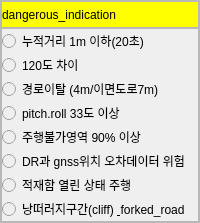
            <widget class="QFrame" name="dangerous">
             <property name="maximumSize">
              <size>
               <width>500</width>
               <height>16777215</height>
              </size>
             </property>
             <property name="frameShape">
              <enum>QFrame::StyledPanel</enum>
             </property>
             <property name="frameShadow">
              <enum>QFrame::Raised</enum>
             </property>
             <layout class="QVBoxLayout" name="verticalLayout_6">
              <property name="spacing">
               <number>0</number>
              </property>
              <property name="leftMargin">
               <number>0</number>
              </property>
              <property name="topMargin">
               <number>0</number>
              </property>
              <property name="rightMargin">
               <number>0</number>
              </property>
              <property name="bottomMargin">
               <number>0</number>
              </property>
              <item>
               <widget class="QFrame" name="frame_6">
                <property name="maximumSize">
                 <size>
                  <width>400</width>
                  <height>30</height>
                 </size>
                </property>
                <property name="frameShape">
                 <enum>QFrame::StyledPanel</enum>
                </property>
                <property name="frameShadow">
                 <enum>QFrame::Raised</enum>
                </property>
                <layout class="QHBoxLayout" name="horizontalLayout_3">
                 <property name="spacing">
                  <number>0</number>
                 </property>
                 <property name="leftMargin">
                  <number>0</number>
                 </property>
                 <property name="topMargin">
                  <number>0</number>
                 </property>
                 <property name="rightMargin">
                  <number>0</number>
                 </property>
                 <property name="bottomMargin">
                  <number>0</number>
                 </property>
                 <item>
                  <widget class="QLabel" name="label_4">
                   <property name="minimumSize">
                    <size>
                     <width>0</width>
                     <height>25</height>
                    </size>
                   </property>
                   <property name="maximumSize">
                    <size>
                     <width>16777215</width>
                     <height>25</height>
                    </size>
                   </property>
                   <property name="styleSheet">
                    <string notr="true">background-color:yellow;</string>
                   </property>
                   <property name="text">
                    <string>dangerous_indication</string>
                   </property>
                   <property name="wordWrap">
                    <bool>true</bool>
                   </property>
                  </widget>
                 </item>
                </layout>
               </widget>
              </item>
              <item>
               <widget class="QFrame" name="danger_indi">
                <property name="frameShape">
                 <enum>QFrame::StyledPanel</enum>
                </property>
                <property name="frameShadow">
                 <enum>QFrame::Raised</enum>
                </property>
                <layout class="QVBoxLayout" name="verticalLayout_16">
                 <property name="spacing">
                  <number>0</number>
                 </property>
                 <property name="leftMargin">
                  <number>0</number>
                 </property>
                 <property name="topMargin">
                  <number>0</number>
                 </property>
                 <property name="rightMargin">
                  <number>0</number>
                 </property>
                 <property name="bottomMargin">
                  <number>0</number>
                 </property>
                 <item>
                  <widget class="QRadioButton" name="unaccu_1m">
                   <property name="enabled">
                    <bool>false</bool>
                   </property>
                   <property name="styleSheet">
                    <string notr="true">color:black;</string>
                   </property>
                   <property name="text">
                    <string>누적거리 1m 이하(20초)</string>
                   </property>
                  </widget>
                 </item>
                 <item>
                  <widget class="QRadioButton" name="degree_120">
                   <property name="enabled">
                    <bool>false</bool>
                   </property>
                   <property name="styleSheet">
                    <string notr="true">color:black;</string>
                   </property>
                   <property name="text">
                    <string>120도 차이</string>
                   </property>
                  </widget>
                 </item>
                 <item>
                  <widget class="QRadioButton" name="path_devia">
                   <property name="enabled">
                    <bool>false</bool>
                   </property>
                   <property name="styleSheet">
                    <string notr="true">color:black;</string>
                   </property>
                   <property name="text">
                    <string>경로이탈 (4m/이면도로7m)</string>
                   </property>
                  </widget>
                 </item>
                 <item>
                  <widget class="QRadioButton" name="pitch_roll">
                   <property name="enabled">
                    <bool>false</bool>
                   </property>
                   <property name="styleSheet">
                    <string notr="true">color:black;</string>
                   </property>
                   <property name="text">
                    <string>pitch.roll 33도 이상</string>
                   </property>
                  </widget>
                 </item>
                 <item>
                  <widget class="QRadioButton" name="no_route_90">
                   <property name="enabled">
                    <bool>false</bool>
                   </property>
                   <property name="styleSheet">
                    <string notr="true">color:black;</string>
                   </property>
                   <property name="text">
                    <string>주행불가영역 90% 이상</string>
                   </property>
                  </widget>
                 </item>
                 <item>
                  <widget class="QRadioButton" name="dr_gnss">
                   <property name="enabled">
                    <bool>false</bool>
                   </property>
                   <property name="styleSheet">
                    <string notr="true">color:black;</string>
                   </property>
                   <property name="text">
                    <string>DR과 gnss위치 오차데이터 위험</string>
                   </property>
                  </widget>
                 </item>
                 <item>
                  <widget class="QRadioButton" name="open_cargo">
                   <property name="enabled">
                    <bool>false</bool>
                   </property>
                   <property name="styleSheet">
                    <string notr="true">color:black;</string>
                   </property>
                   <property name="text">
                    <string>적재함 열린 상태 주행</string>
                   </property>
                  </widget>
                 </item>
                 <item>
                  <widget class="QRadioButton" name="cliff_forked">
                   <property name="enabled">
                    <bool>false</bool>
                   </property>
                   <property name="styleSheet">
                    <string notr="true">color:black;</string>
                   </property>
                   <property name="text">
                    <string>낭떠러지구간(cliff) &amp; forked_road</string>
                   </property>
                  </widget>
                 </item>
                </layout>
               </widget>
              </item>
             </layout>
            </widget>
